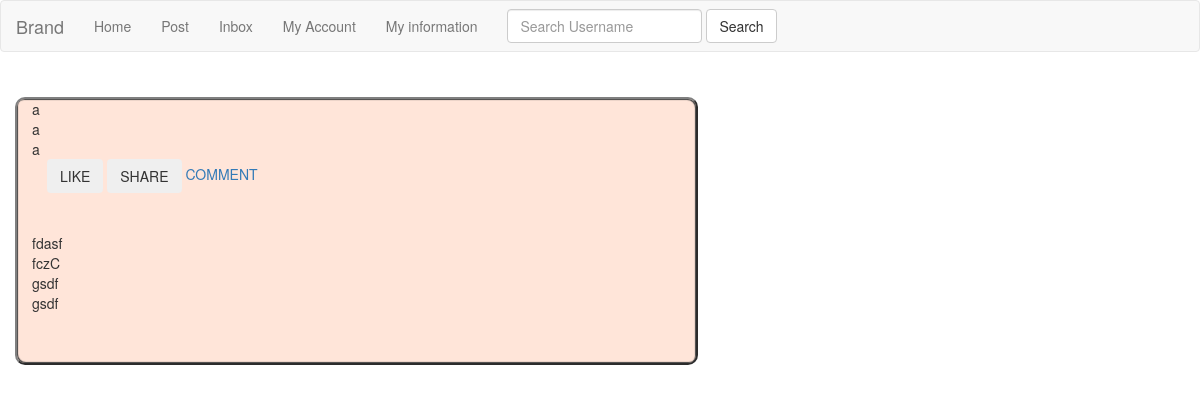
/authors/cao/posts (signed in), run on an earlier commit of the app's database.
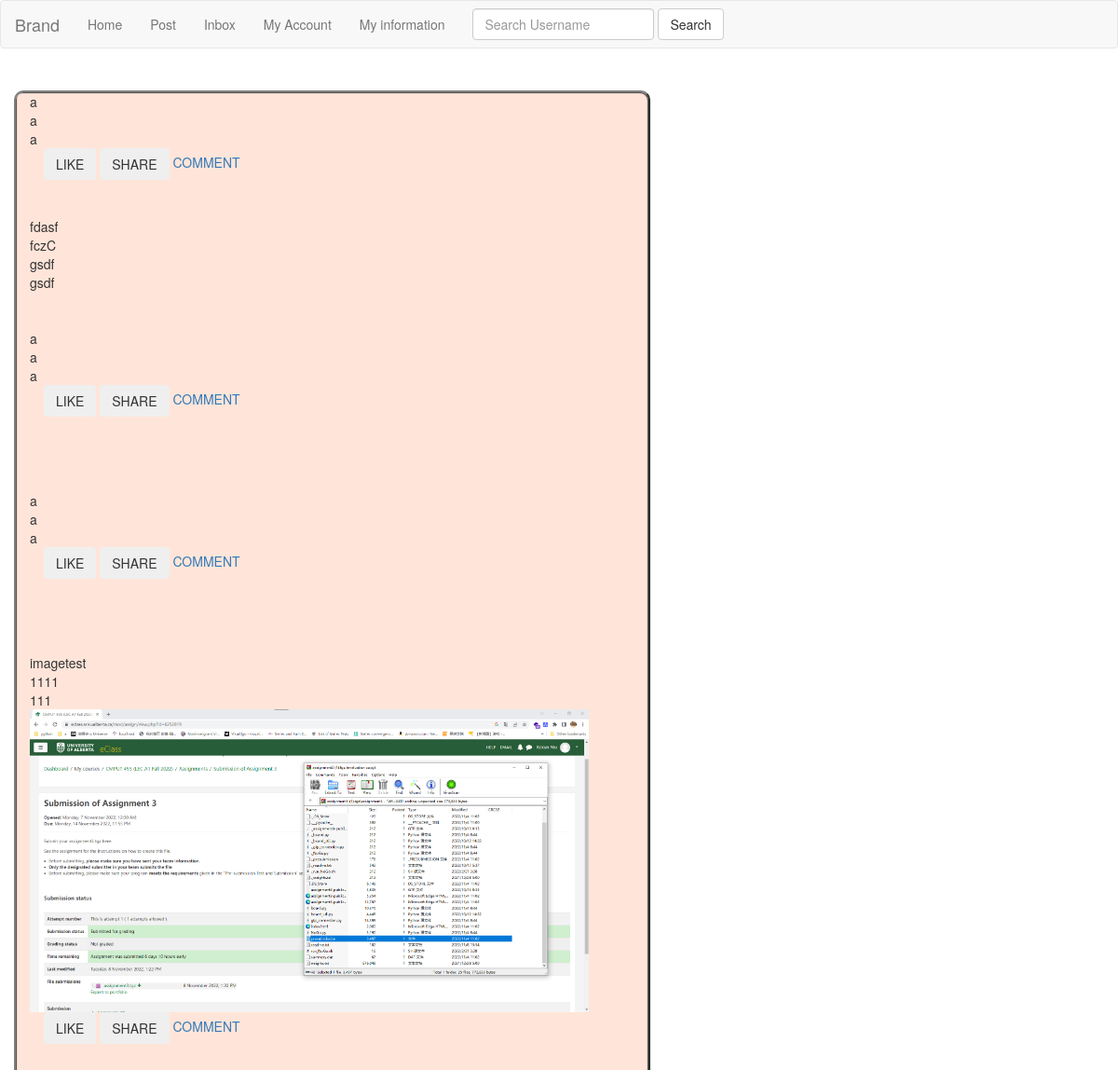
And on a later commit of the database.
### post/models.py (models this page shows, shortened)
class Post(models.Model):
    type = models.CharField(default='post', max_length=200)
    title = models.CharField(max_length=200,null=True, blank=True)
    uuid = models.UUIDField(default=uuid.uuid4, primary_key=True, editable=False,unique=True)
    id = models.CharField(max_length=200, null=True)
    source = models.CharField(max_length=200,null=True)
    origin = models.CharField(max_length=200,null=True)
    description = models.TextField(null=True, blank=True)
    content = models.CharField(max_length=256, null=True, blank=True)
    Categories = models.CharField(max_length=100, default="")
    CONTENT_CHOICES = [("text/plain", "Plaintext"),
                       ("text/markdown", "Markdown"),
                       ("application/base64", "app"),
                       ("image/png;base64", "png"),
                       ("image/jpeg;base64", "jpeg")]
    contentType = models.CharField(max_length=30, choices=CONTENT_CHOICES,default = ("text/plain", "Plaintext"))
    TEXT_CHOICES = [("text/plain", "Plaintext"),
                       ("text/markdown", "Markdown")]
    textType = models.CharField(max_length=30, choices=TEXT_CHOICES, default = ("text/plain", "Plaintext"))
    author = models.ForeignKey(single_author,related_name='posts',on_delete=models.CASCADE,blank=True, null=True)
    count = models.IntegerField(default=0)
    published = models.DateTimeField(auto_now_add=True, null=True)
    VISIBILITY_CHOICES = [("PUBLIC", "Public"), ("FRIENDS", "Friends"),
                          ("PRIVATE", "Specific friend")]
    visibility = models.CharField(max_length=7,
                                  choices=VISIBILITY_CHOICES,
                                  default="PUBLIC")
    post_image = models.ImageField(null=True, blank=True, upload_to='images/')
    unlisted = models.BooleanField(default=False)

class Comment(models.Model):
    type = "comment"
    uuid = models.UUIDField(default=uuid.uuid4, primary_key=True, editable=False, unique=True)
    id = models.CharField(max_length=200, null=True)
    post = models.ForeignKey(Post, on_delete=models.CASCADE, null=True)
    author = models.ForeignKey(single_author,related_name='comment',on_delete=models.CASCADE,blank=True, null=True)
    comment = models.TextField(max_length=256, null=True, blank=True)
    CONTENT_CHOICES = [("text/plain", "Plaintext"),
                       ("text/markdown", "Markdown")]
    contentType = models.CharField(max_length=30, choices=CONTENT_CHOICES,default = ("text/plain", "Plaintext"))
    published = models.DateTimeField(auto_now_add=True, null=True)

### post/views.py (the view, shortened to what this page needs)
# urls.py: path("authors/<str:userId>/posts",views.home_page,name="home-page"),
@login_required(login_url='/login/')
def home_page(request,userId):
    booleanOfalert = False
    all_posts = Post.objects.filter(unlisted=False, visibility="PUBLIC")
    post_comments_dict = {}
    for post in all_posts:
        oneListComment = Comment.objects.filter(post__uuid = post.uuid)
        post_comments_dict[post] = oneListComment
    return render(request,"post/index.html",{
        "booleanOfalert":booleanOfalert,
        "post_comments_dict": post_comments_dict,
        "all_posts": all_posts,
        "userId": userId
    })

### post/templates/post/index.html (shortened to what this page needs)
{% extends 'base.html' %} {% load static %}
{% block header%}
{% include "navbar.html" %}
{% endblock %} {% block content %}
<div class="container I_followed">
  <div class="row">
    <div
      class="col-xs-6 col-sm-6 col-md-7 border-3"
      style="
        background-color: #ffe5d9;
        box-shadow: inset 1px -1px 1px #444, inset -1px 1px 1px #444;
        margin-top: 25px;
        border: 2px solid grey;
        border-style: outset;
        border-radius: 10px;
      "
    >
    <ul class = "list-unstyled">
      {% for post,comment in post_comments_dict.items %}
          <li>{{ post.title }}</li>
          <li>{{ post.content }}</li>
          <li>{{ post.description }}</li>
          {% if post.post_image.url is not None %}
            <img src="{{post.post_image.url }}" width="600px">
          {% endif %}
          <div class = "container">{% include "post/button.html" %}</div>
          {% for each_comment in comment %}
            <li>{{ each_comment.comment}}</li>
          {% endfor %}
      {% endfor %}
      </ul>
    </div>
{% endblock %}

### templates/base.html (shortened to what this page needs)
<!DOCTYPE html>
<html lang="en">
  <head>
    <link
      rel="stylesheet"
      href="https://stackpath.bootstrapcdn.com/bootstrap/3.4.1/css/bootstrap.min.css"
    />
  </head>
  <body>
    {% block header %} {% endblock %} {%block content%} {%endblock%}
  </body>
</html>

### templates/navbar.html (shortened to what this page needs)
<nav class="navbar navbar-default">
  <div class="container-fluid">
    <div class="navbar-header">
      <a class="navbar-brand" href="#">Brand</a>
    </div>
    <div class="collapse navbar-collapse" id="bs-example-navbar-collapse-1">
      <ul class="nav navbar-nav">
        <li>
          <a href={% url "home-page" userId %}>Home<span class="sr-only">(current)</span></a>
        </li>
        <li><a href={% url "create-page" userId %}>Post</a></li>
        <li><a href={% url "inbox-page" userId %}>Inbox</a></li>
        <li><a href={% url "profile-page" userId %}>My Account</a></li>
        <li><a href={% url "information-page" userId %}>My information</a></li>
      </ul>
      <form class="navbar-form navbar-left" method="POST" action={% url 'home-page' userId%}>
        <div class="form-group">
          <input type="text" class="form-control" placeholder="Search Username" name="searched"/>
        </div>
        <button type="submit" class="btn btn-default">Search</button>
      </form>
    </div>
  </div>
</nav>

### post/templates/post/button.html
<button type="button" class="btn btn-outline-primary">LIKE</button>
<button type="button" class="btn btn-outline-secondary">SHARE</button>
<a href={% url "comment-page" userId post.uuid %} class="button">COMMENT</a>

What changed in the data, as far as the page shows it:
added Post: title "a", content "a", description "a"
added Post: title "a", content "a", description "a"
added Post: title "imagetest", content "1111", description "111", post_image (picture)
